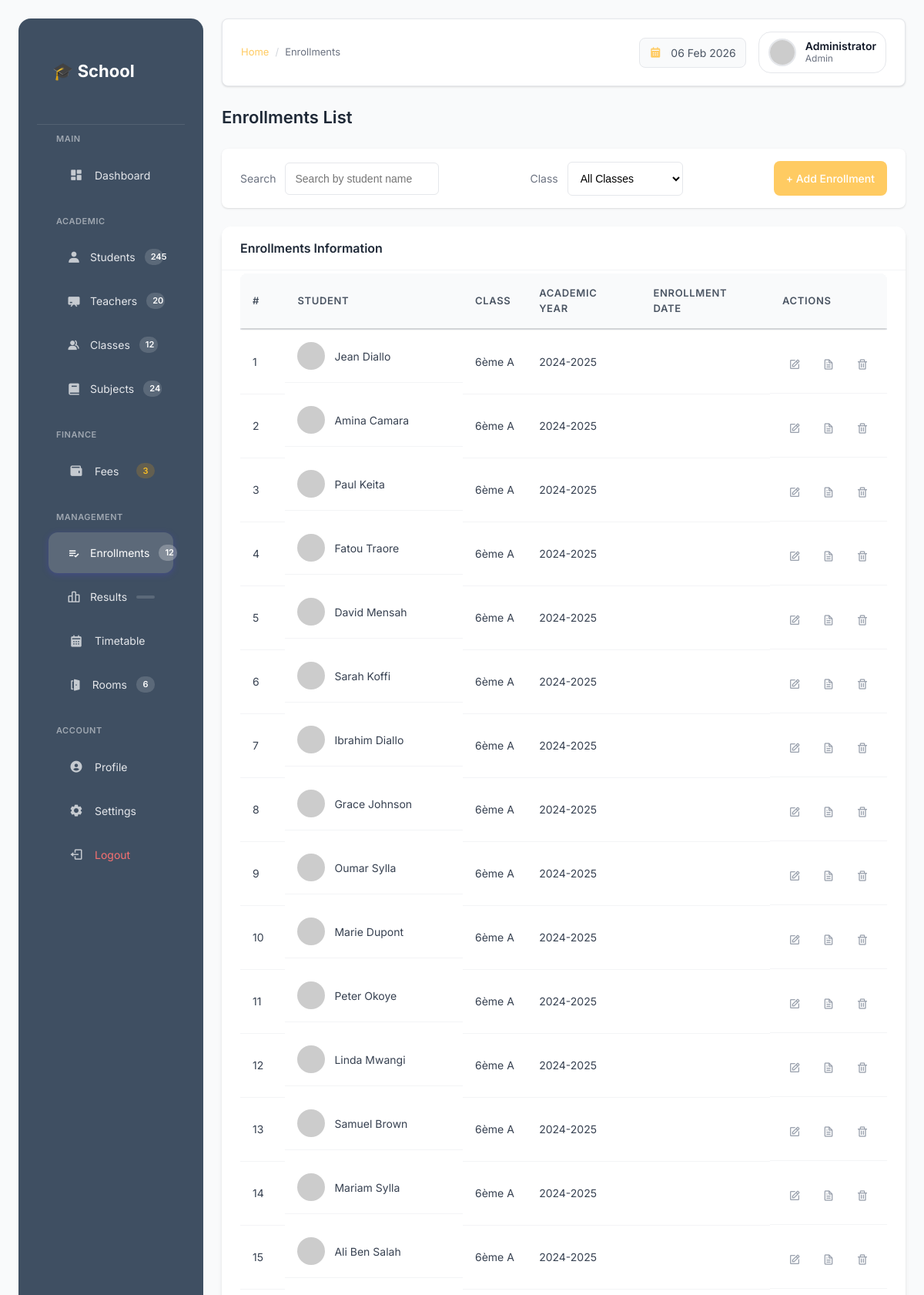
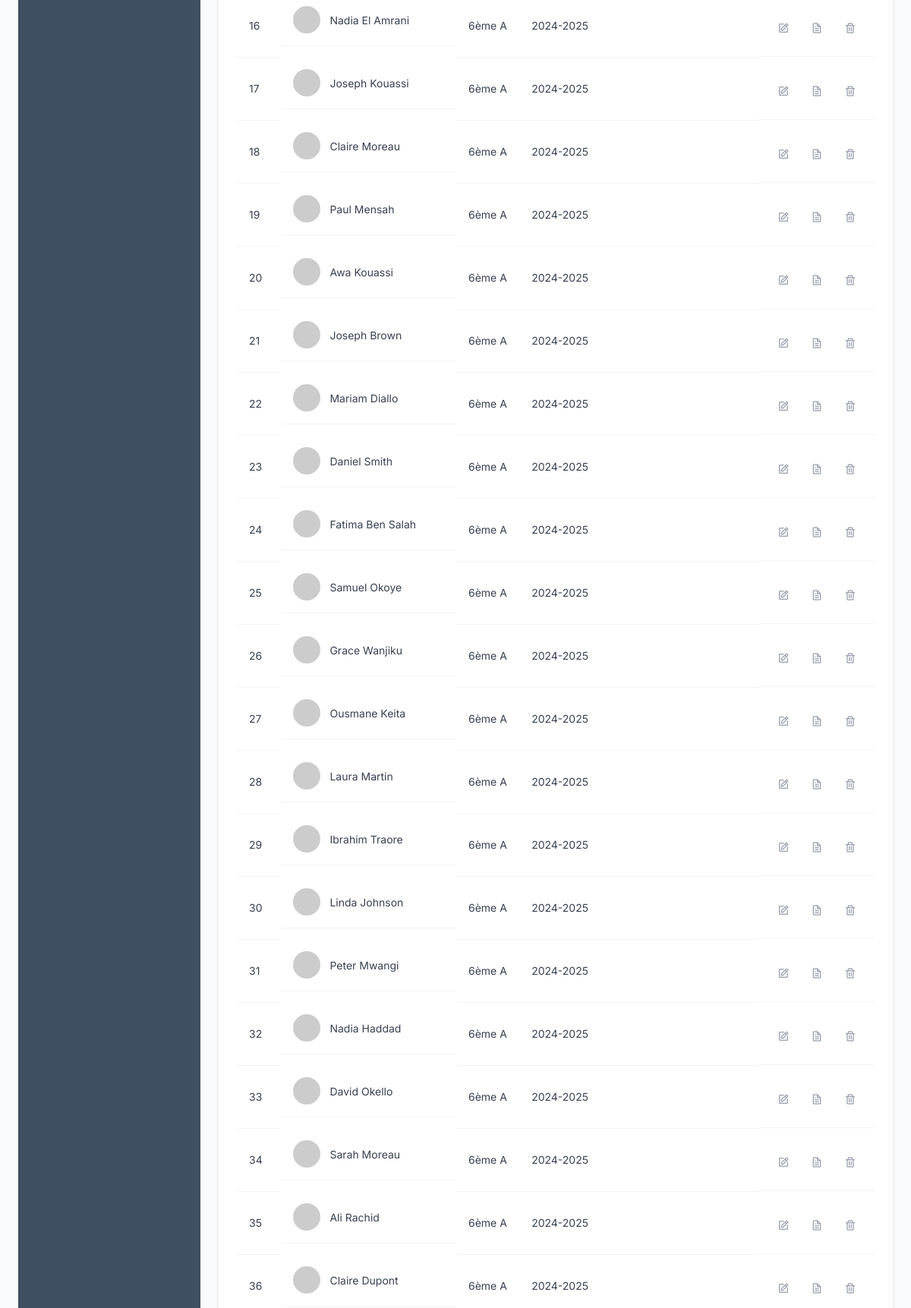
Screenshot of /enrollments (signed in, upper part) with the database file from the repository (2 pictures, top to bottom).
### tables this page shows
CREATE TABLE enrollments (
    id INTEGER PRIMARY KEY AUTOINCREMENT,
    student_id INTEGER,
    class_id INTEGER,
    academic_year TEXT,
    FOREIGN KEY(student_id) REFERENCES students(id),
    FOREIGN KEY(class_id) REFERENCES classes(id)
);

CREATE TABLE students (
    id INTEGER PRIMARY KEY AUTOINCREMENT,
    name TEXT NOT NULL,
    matricule TEXT UNIQUE NOT NULL,
    date_of_birth TEXT,
    gender TEXT
);

CREATE TABLE classes (
    id INTEGER PRIMARY KEY AUTOINCREMENT,
    name TEXT NOT NULL,
    level TEXT NOT NULL
);

### app.py (the view)
@app.route("/enrollments")
@login_required
def enrollments():
    conn = get_db_connection()
    enrollments = conn.execute("""
        SELECT e.id, s.name AS student_name, c.name AS class_name, e.academic_year
        FROM enrollments e
        JOIN students s ON e.student_id = s.id
        JOIN classes c ON e.class_id = c.id
    """).fetchall()
    classes_list = conn.execute("SELECT id, name FROM classes").fetchall()
    conn.close()
    return render_template("enrollments.html",
                         enrollments=enrollments,
                         classes=classes_list,
                         page_title="Enrollments",
                         page_heading="Enrollments")

### app.py (called while the page is built)
def get_db_connection():
    conn = sqlite3.connect(DB_PATH)
    conn.row_factory = sqlite3.Row
    return conn

def login_required(f):
    @wraps(f)
    def decorated_function(*args, **kwargs):
        if not session.get("admin_logged_in"):
            return redirect(url_for("login"))
        return f(*args, **kwargs)
    return decorated_function

@app.context_processor
def inject_date():
    return {"current_date": datetime.now().strftime("%d %b %Y")}

### templates/enrollments.html (shortened to what this page needs)
{% extends "base.html" %}
{% block breadcrumb %}Enrollments{% endblock %}
{% block content %}
<div class="page-header">
    <h2>Enrollments List</h2>
</div>
<div class="filter-bar">
    <div class="filter-group">
        <label>Search</label>
        <input type="text" placeholder="Search by student name">
    </div>
    <div class="filter-group">
        <label>Class</label>
        <select>
            <option>All Classes</option>
        </select>
    </div>
    <a href="{{ url_for('add_enrollment') }}" class="btn btn-primary">
        + Add Enrollment
    </a>
</div>
<div class="card">
    <div class="card-header">
        Enrollments Information
    </div>
    <div class="card-body">
        <div class="table-container">
        <table class="table">
            <thead>
                <tr>
                    <th>#</th>
                    <th>Student</th>
                    <th>Class</th>
                    <th>Academic Year</th>
                    <th>Enrollment Date</th>
                    <th class="text-right">Actions</th>
                </tr>
            </thead>
            <tbody>
                {% for enrollment in enrollments %}
                <tr>
                    <td>{{ enrollment.id }}</td>
                    <td class="user-cell">
                        <img src="https://i.pravatar.cc/40?u={{ enrollment.student_id }}"
                             alt="{{ enrollment.student_name }}">
                        <span>{{ enrollment.student_name }}</span>
                    </td>
                    <td>{{ enrollment.class_name }}</td>
                    <td>{{ enrollment.academic_year }}</td>
                    <td>{{ enrollment.enrollment_date }}</td>
                    <td class="action-icons">
                        <a href="{{ url_for('edit_enrollment', id=enrollment.id) }}"
                           class="edit" title="Edit">
                            <i class='bx bx-edit'></i>
                        </a>
                        <a href="{{ url_for('bulletin', enrollment_id=enrollment.id) }}"
                           class="view" title="View Bulletin">
                            <i class='bx bx-file'></i>
                        </a>
                        <a href="{{ url_for('delete_enrollment', id=enrollment.id) }}"
                           class="delete"
                           onclick="return confirm('Are you sure?');"
                           title="Delete">
                            <i class='bx bx-trash'></i>
                        </a>
                    </td>
                </tr>
                {% endfor %}
            </tbody>
        </table>
    </div>
</div>
{% endblock %}

### static/css/main.css (style rules this page uses)
:root { --primary: #ffcb62; --primary-dark: #1e4fd8; --primary-light: #3b82f6; --login-primary: #ffd98e; --login-bg: #102032; --login-gradient: radial-gradient(ellipse at top left, #283647, #102032); --secondary: #10b981; --danger: #ef4444; --warning: #f59e0b; --info: #0ea5e9; --dark: #111827; --gray-900: #1f2937; --gray-800: #374151; --gray-700: #4b5563; --gray-600: #6b7280; --gray-500: #9ca3af; --gray-400: #d1d5db; --gray-300: #e5e7eb; --gray-200: #f3f4f6; --gray-100: #f9fafb; --white: #ffffff; --sidebar-bg: #3f4f62; --sidebar-text: #e5e7eb; --sidebar-hover: rgba(255, 255, 255, 0.15); --space-xs: 0.5rem; --space-sm: 0.75rem; --space-md: 1rem; --space-lg: 1.5rem; --space-xl: 2rem; --radius-sm: 0.375rem; --radius: 0.5rem; --radius-md: 0.75rem; --radius-lg: 1rem; --shadow-sm: 0 1px 2px 0 rgb(0 0 0 / 0.05); --shadow: 0 1px 3px 0 rgb(0 0 0 / 0.1), 0 1px 2px -1px rgb(0 0 0 / 0.1); --shadow-md: 0 4px 6px -1px rgb(0 0 0 / 0.1), 0 2px 4px -2px rgb(0 0 0 / 0.1); --shadow-lg: 0 10px 15px -3px rgb(0 0 0 / 0.1), 0 4px 6px -4px rgb(0 0 0 / 0.1); }
* { margin: 0; padding: 0; box-sizing: border-box; }
body { font-family: "Inter", "Segoe UI", sans-serif; background: var(--gray-100); color: var(--gray-800); line-height: 1.5; }
.page-header { display: flex; justify-content: space-between; align-items: center; margin-bottom: var(--space-lg); }
.page-header h2 { font-size: 1.375rem; font-weight: 600; color: var(--gray-900); }
.btn { display: inline-flex; align-items: center; gap: var(--space-xs); padding: var(--space-sm) var(--space-md); border-radius: var(--radius); font-size: 0.875rem; font-weight: 500; border: none; cursor: pointer; transition: all 0.2s ease; text-decoration: none; font-family: inherit; }
.btn-primary { background: var(--primary); color: var(--white); }
.card { background: var(--white); border-radius: var(--radius-md); box-shadow: var(--shadow-md); margin-bottom: var(--space-lg); overflow: hidden; }
.card-header { padding: var(--space-md) var(--space-lg); font-size: 1rem; font-weight: 600; border-bottom: 1px solid var(--gray-200); color: var(--gray-900); }
.card-body { padding: var(--space-lg); }
.filter-bar { display: flex; align-items: center; justify-content: space-between; gap: var(--space-sm); padding: var(--space-md) var(--space-lg); margin-bottom: var(--space-lg); background: var(--white); border-radius: var(--radius); box-shadow: var(--shadow); }
.filter-group { display: flex; align-items: center; gap: var(--space-sm); }
.filter-group label { font-size: 0.875rem; color: var(--gray-600); white-space: nowrap; }
.filter-group select, .filter-group input { padding: var(--space-sm); border-radius: var(--radius-sm); border: 1px solid var(--gray-300); font-size: 0.875rem; min-width: 150px; background: var(--white); }
.filter-group input { width: 200px; }
.table { width: 100%; border-collapse: collapse; font-size: 0.875rem; }
.table thead { background: var(--gray-100); }
.table th { text-align: left; font-weight: 600; color: var(--gray-700); padding: var(--space-md); border-bottom: 2px solid var(--gray-300); font-size: 0.8125rem; text-transform: uppercase; letter-spacing: 0.05em; }
.table td { padding: var(--space-md); color: var(--gray-800); border-bottom: 1px solid var(--gray-200); }
.user-cell { display: flex; align-items: center; gap: var(--space-sm); }
.user-cell img { width: 36px; height: 36px; border-radius: 50%; object-fit: cover; }
.action-icons { display: flex; gap: var(--space-sm); }
.action-icons a { color: var(--gray-500); text-decoration: none; font-size: 1rem; transition: color 0.2s; padding: var(--space-xs); border-radius: var(--radius-sm); }
.table-container { max-height: 600px; overflow-y: auto; border: 0px solid var(--gray-300); border-radius: var(--radius); margin-top: -20px; }
.table-container table { margin-bottom: 0; }
.table-container thead { position: sticky; top: 0; background: var(--gray-100); z-index: 10; box-shadow: 0 2px 2px -1px rgba(0,0,0,0.1); }
.table-container { max-height: calc(100vh - 300px); min-height: 770px; overflow-y: auto; }

### rows the page displays
enrollments: id "1", student_name "Jean Diallo", class_name "6ème A", academic_year "2024-2025"
enrollments: id "2", student_name "Amina Camara", class_name "6ème A", academic_year "2024-2025"
enrollments: id "3", student_name "Paul Keita", class_name "6ème A", academic_year "2024-2025"
enrollments: id "4", student_name "Fatou Traore", class_name "6ème A", academic_year "2024-2025"
enrollments: id "5", student_name "David Mensah", class_name "6ème A", academic_year "2024-2025"
enrollments: id "6", student_name "Sarah Koffi", class_name "6ème A", academic_year "2024-2025"
enrollments: id "7", student_name "Ibrahim Diallo", class_name "6ème A", academic_year "2024-2025"
enrollments: id "8", student_name "Grace Johnson", class_name "6ème A", academic_year "2024-2025"
enrollments: id "9", student_name "Oumar Sylla", class_name "6ème A", academic_year "2024-2025"
enrollments: id "10", student_name "Marie Dupont", class_name "6ème A", academic_year "2024-2025"
enrollments: id "11", student_name "Peter Okoye", class_name "6ème A", academic_year "2024-2025"
enrollments: id "12", student_name "Linda Mwangi", class_name "6ème A", academic_year "2024-2025"
enrollments: id "13", student_name "Samuel Brown", class_name "6ème A", academic_year "2024-2025"
enrollments: id "14", student_name "Mariam Sylla", class_name "6ème A", academic_year "2024-2025"
enrollments: id "15", student_name "Ali Ben Salah", class_name "6ème A", academic_year "2024-2025"
enrollments: id "16", student_name "Nadia El Amrani", class_name "6ème A", academic_year "2024-2025"
enrollments: id "17", student_name "Joseph Kouassi", class_name "6ème A", academic_year "2024-2025"
enrollments: id "18", student_name "Claire Moreau", class_name "6ème A", academic_year "2024-2025"
enrollments: id "19", student_name "Paul Mensah", class_name "6ème A", academic_year "2024-2025"
enrollments: id "20", student_name "Awa Kouassi", class_name "6ème A", academic_year "2024-2025"
enrollments: id "21", student_name "Joseph Brown", class_name "6ème A", academic_year "2024-2025"
enrollments: id "22", student_name "Mariam Diallo", class_name "6ème A", academic_year "2024-2025"
enrollments: id "23", student_name "Daniel Smith", class_name "6ème A", academic_year "2024-2025"
enrollments: id "24", student_name "Fatima Ben Salah", class_name "6ème A", academic_year "2024-2025"
enrollments: id "25", student_name "Samuel Okoye", class_name "6ème A", academic_year "2024-2025"
enrollments: id "26", student_name "Grace Wanjiku", class_name "6ème A", academic_year "2024-2025"
enrollments: id "27", student_name "Ousmane Keita", class_name "6ème A", academic_year "2024-2025"
enrollments: id "28", student_name "Laura Martin", class_name "6ème A", academic_year "2024-2025"
enrollments: id "29", student_name "Ibrahim Traore", class_name "6ème A", academic_year "2024-2025"
enrollments: id "30", student_name "Linda Johnson", class_name "6ème A", academic_year "2024-2025"
enrollments: id "31", student_name "Peter Mwangi", class_name "6ème A", academic_year "2024-2025"
enrollments: id "32", student_name "Nadia Haddad", class_name "6ème A", academic_year "2024-2025"
enrollments: id "33", student_name "David Okello", class_name "6ème A", academic_year "2024-2025"
enrollments: id "34", student_name "Sarah Moreau", class_name "6ème A", academic_year "2024-2025"
enrollments: id "35", student_name "Ali Rachid", class_name "6ème A", academic_year "2024-2025"
enrollments: id "36", student_name "Claire Dupont", class_name "6ème A", academic_year "2024-2025"

### other values shown
{{ session.get('user_name', 'Administrator') }} "Administrator"
{{ session.get('user_role', 'Admin') }} "Admin"
